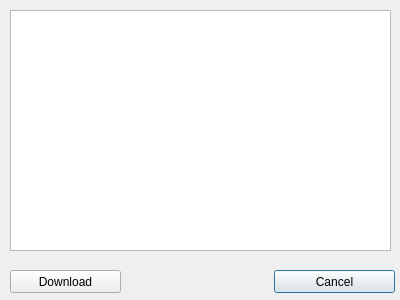
<?xml version="1.0" encoding="UTF-8"?>
<ui version="4.0">
 <class>CopyHistoryWindow</class>
 <widget class="QDialog" name="CopyHistoryWindow">
  <property name="geometry">
   <rect>
    <x>0</x>
    <y>0</y>
    <width>400</width>
    <height>300</height>
   </rect>
  </property>
  <property name="windowTitle">
   <string>Dialog</string>
  </property>
  <widget class="QPushButton" name="cancel_pushButton">
   <property name="geometry">
    <rect>
     <x>274</x>
     <y>270</y>
     <width>121</width>
     <height>23</height>
    </rect>
   </property>
   <property name="text">
    <string>Cancel</string>
   </property>
  </widget>
  <widget class="QPushButton" name="download_pushButton">
   <property name="geometry">
    <rect>
     <x>10</x>
     <y>270</y>
     <width>111</width>
     <height>23</height>
    </rect>
   </property>
   <property name="text">
    <string>Download</string>
   </property>
  </widget>
  <widget class="QTableWidget" name="copyHistory_tableWidget">
   <property name="geometry">
    <rect>
     <x>10</x>
     <y>10</y>
     <width>381</width>
     <height>241</height>
    </rect>
   </property>
  </widget>
 </widget>
 <resources/>
 <connections/>
</ui>
